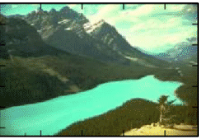
#> input picture 비전 과제/ms/ms1.PNG, 199 x 138 px, found by its file name
$ python ms.py
#> lines starting #> are read from the running program, lines starting #| are printed output that depends on the picture
import cv2
import numpy as np
import math
import time

def euclidean_dist0(pointA, pointB):
    if(len(pointA) != len(pointB)):
        raise Exception("point dimensionality is not matched!")
    total = float(0)
    for dimension in range(0, len(pointA)):
        total += (pointA[dimension] - pointB[dimension])**2
    dist = math.sqrt(total)
    return dist


def euc_d(pointA, pointB ,h):
    if(len(pointA) != len(pointB)):
        raise Exception("point dimensionality is not matched!")
    total = float(0)
    for dimension in range(0, len(pointA)):
        total += (pointA[dimension]/h - pointB[dimension]/h)**2
    return total


def gaussian_k0 (x_point, y_point, h):  #x점(좌표 아님), y중심 점(좌표 아님), 커널의 크기
    e= math.pi
    l2 = abs((x_point - y_point)/h)
    #print ("l2는", l2)
    if (l2/h) <=1:
        return e**(-l2)
    else :
        return 0


def gaussian_k(l2):
    e= math.pi
    #print ("l2는", l2)
    if math.sqrt(l2) <=1:
        return e**(-l2)
    else:
        return 0


########################################################################################################


black = (0,0,0)
img = cv2.imread( 'ms1.png', cv2.IMREAD_COLOR)
#> img is the input picture: shape (138, 199, 3); mean B, G, R 107.7, 138.9, 101.1
draw = cv2.imread('ms1.png', cv2.IMREAD_COLOR)
originheight,originwidth,c = img.shape
#> originheight = 138; originwidth = 199; c = 3
print(originheight,originwidth)
#| 138 199

# [4 lines of commented-out code are left out]

(B, G, R) = cv2.split(draw)
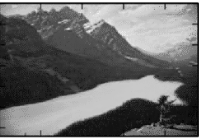
#> B: shape (138, 199); min 2, max 255, mean 107.7
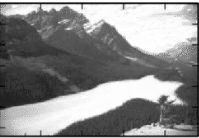
#> G: shape (138, 199); min 3, max 255, mean 138.9
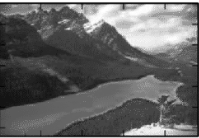
#> R: shape (138, 199); min 4, max 255, mean 101.1
(dB, dG, dR) = cv2.split(draw)
merged = cv2.merge([B, G, R])
f = open("spacelog.txt", 'w')
status = "height %d width %d channel %d\n" %(originheight,originwidth ,c )

f.write(status)
h = 10

#dB, dG, dR
R= np.pad(R, pad_width=h, mode='constant', constant_values=0)
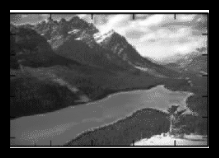
#> R: shape (158, 219); min 0, max 255, mean 80.2
G= np.pad(G, pad_width=h, mode='constant', constant_values=0)
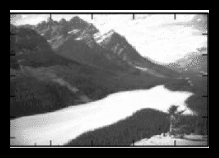
#> G: shape (158, 219); min 0, max 255, mean 110.2
B= np.pad(B, pad_width=h, mode='constant', constant_values=0)
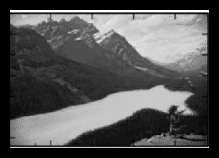
#> B: shape (158, 219); min 0, max 255, mean 85.5
q,w = R.shape
#> q = 158; w = 219
print("원본 크기 출력",q,w)
#| 원본 크기 출력 158 219


dR= np.pad(dR, pad_width=h, mode='constant', constant_values=0)
dG= np.pad(dG, pad_width=h, mode='constant', constant_values=0)
dB= np.pad(dB, pad_width=h, mode='constant', constant_values=0)
q,w = dR.shape
height,width = dB.shape
#> height = 158; width = 219
print("그리기용 크기 출력",q,w)
#| 그리기용 크기 출력 158 219
status = "height %d width %d channel %d\n" %(height,width ,c )

f.write(status)

dR = np.zeros((q,w), dtype=np.uint8)
dG = np.zeros((q,w), dtype=np.uint8)
dB = np.zeros((q,w), dtype=np.uint8)

ddraw = np.zeros((originheight,originwidth,5), dtype=np.uint8)

########################################################################


time0 = time.time()           # 코드 시작 시간: time0

for i in range(h, originheight+h):
    for j in range(h, originwidth+h):
        origini = i
        originj = j
        log1 = "i = %d j = %d에서 원래 R = %d G = %d B = %d \n" %(i, j, R[i][j],G[i][j],B[i][j] )
        # [6 lines of commented-out code are left out]
        repeatcnt = 0
        #f.write(log1)
        #print(i , j)
        while(True):
            #print(i , j)
            #print("사이클 끝")
            upx = 0
            upy = 0
            upr = 0
            upg = 0
            upb = 0
            down = 0
            for l in range (-h, h+1):
                    for z in range (-h, h+1):
                        #log4 = "[i+l, j+z]= [%d %d] ,[i,j]= [%d %d]\n" %(i+l, j+z, i,j)
                        #f.write(log4)
                        #print("디버깅용 중심::  도는데 ::",i, j ,i+l, j+z)
#> (the run stopped early here; a loop or call above may not have finished)
